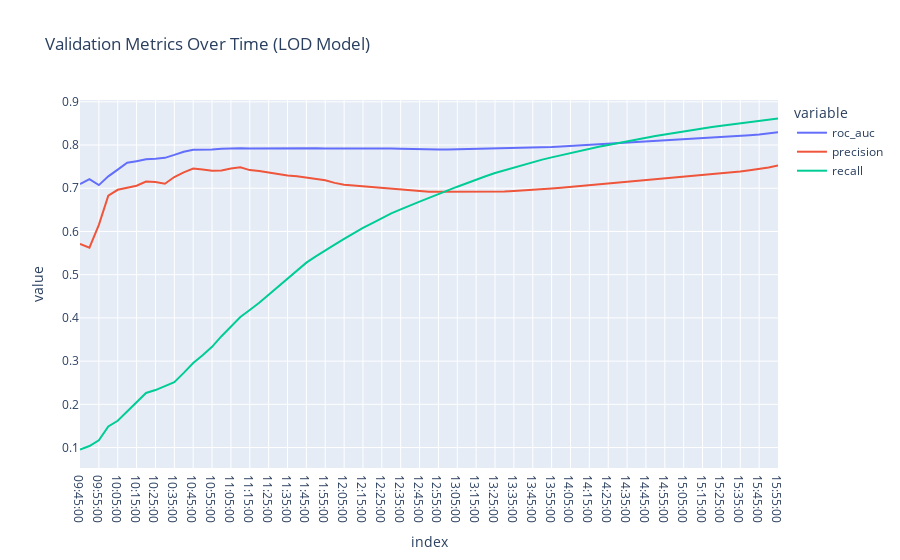

Notebook code cell kept with this figure:
### Code cell
import datetime
import plotly.express as px


time_range = [datetime.time(hour, minute) for hour in range(9, 16) for minute in range(0, 60, 5)]
time_range = [x for x in time_range if x >= datetime.time(9,45)]
df_val = pd.DataFrame()
for t in time_range:
    X_val = X_test.loc[X_test['time'] <= t].copy()
    y_val = y_test.loc[X_val.index, 'lod_in'].copy()

    y_pred_val = pipeline_lod.predict_proba(X_val)[:,-1]

    df_val.loc[t, [
        'roc_auc',
        'precision',
        'recall'
    ]] =  roc_auc_score(y_val, y_pred_val), precision_score(y_val, y_pred_val > 0.5), recall_score(y_val, y_pred_val > 0.5)


fig = px.line(df_val, title='Validation Metrics Over Time (LOD Model)')
fig.show()
